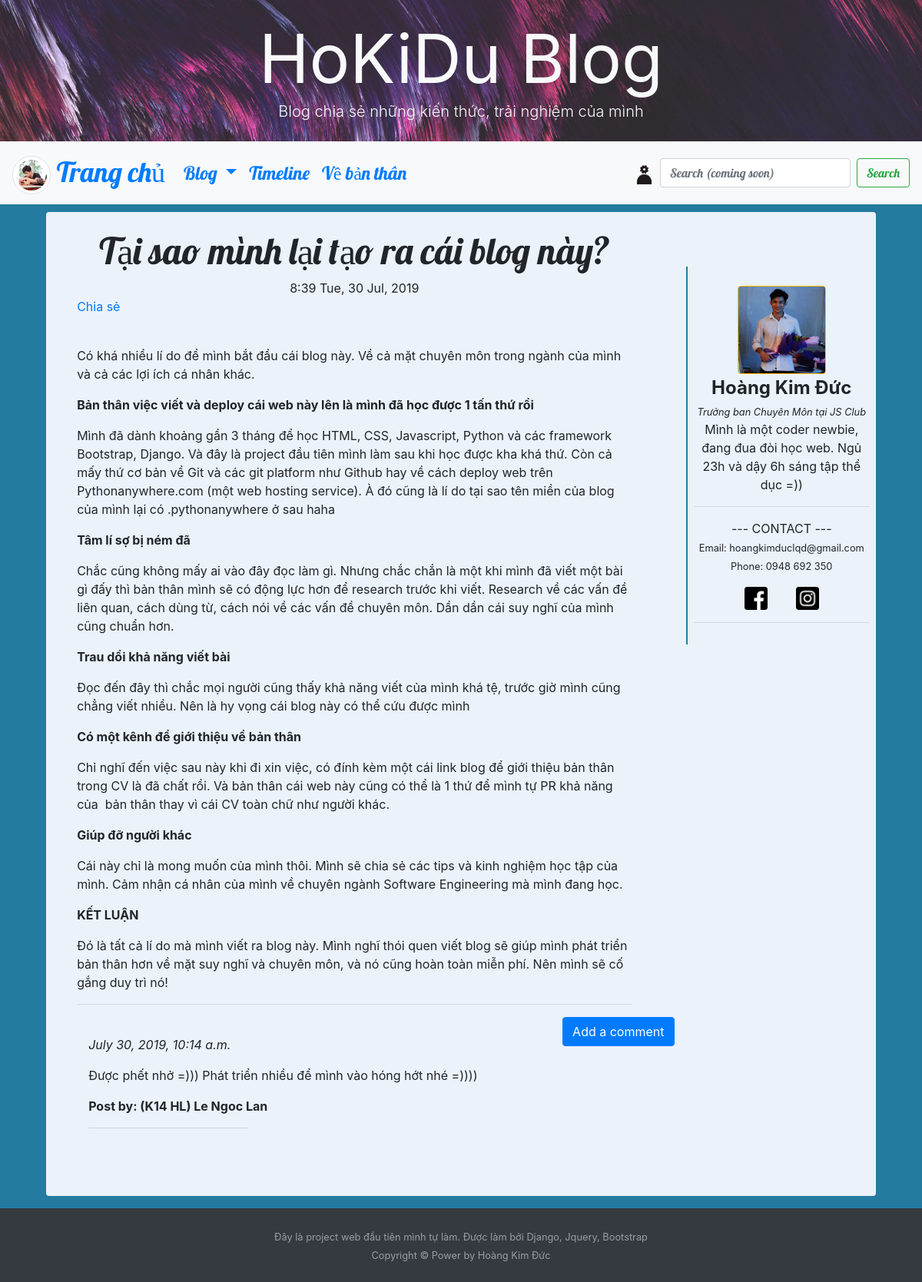
The page /post/8/ on the database its author committed.
### blog/models.py (models this page shows, shortened)
class Post(models.Model):
   author = models.ForeignKey('auth.User', on_delete=models.CASCADE)
   title = models.CharField(max_length=200)
   text = models.TextField()
   create_date = models.DateTimeField(default=timezone.now)
   published_date = models.DateTimeField(blank=True,null=True)
   tag = models.CharField(choices=tag_list, max_length=20, default='tag1')
   view = models.IntegerField()
   def increase_view(self):
      self.view = self.view + 1
      self.save()

class Comment(models.Model):
   post = models.ForeignKey(
      'blog.Post', related_name='comments', on_delete=models.CASCADE)
   author = models.CharField(max_length=200)
   text = models.TextField()
   create_date = models.DateTimeField(default=timezone.now)
   approved_comment = models.BooleanField(default=False)

### blog/views.py (the view)
class PostDetailView(DetailView):
   context_object_name = 'post_detail'
   model = Post
   def get_object(self):
      post = super().get_object()
      if not self.request.user.is_authenticated:
         post.increase_view()
      return post

### blog/views.py (called while the page is built)
   def get_context_data(self, **kwargs):
        ctx = super(DetailView, self).get_context_data(**kwargs)
        ctx['Notification'] = Notification.objects.order_by('-time')
        return ctx

### blog/templates/blog/post_detail.html (shortened to what this page needs)
   {% extends "blog/base.html" %}
   {% block content %}
   <h1 class="posttitle loader">{{post_detail.title}}</h1>
   {% if post_detail.published_date %}
      <div class="date postdate">
         {{ post_detail.published_date|date:"G:i D, d M, Y" }}
      </div>
   {% else %}
      <a href="{% url 'post_publish' pk=post_detail.pk  %}" class="btn btn-info">Publish</a>
   {% endif %}
   <div class="fb-share-button" data-href="https://developers.facebook.com/docs/plugins/" data-layout="button"
      data-size="large"><a target="_blank"
         href="https://www.facebook.com/sharer/sharer.php?u=https%3A%2F%2Fdevelopers.facebook.com%2Fdocs%2Fplugins%2F&amp;src=sdkpreparse"
         class="fb-xfbml-parse-ignore">Chia sẻ</a></div> <br>
   <p class="postcontent">{{post_detail.text|safe|linebreaksbr}}</p>
   <hr>
   <a class="btn btn-primary btn-comment" href="{% url 'add_comment_to_post' pk=post_detail.pk %}">Add a comment</a>
   <div class="container">
      {% for comment in post_detail.comments.all  %}
      <br>
         {% if user.is_authenticated or comment.approved_comment %}
         <em>{{ comment.create_date }}</em>
            <p>{{ comment.text|safe|linebreaksbr }}</p>
            <p><b>Post by: {{ comment.author }}</b></p>
            <div style="width: 30%"><hr></div>
         {% endif %}
      {% empty %}
         <p>No Comments</p>
      {% endfor %}
   </div>
   {% endblock content %}

### blog/static/css/blog.css (style rules this page uses)
body { background-color: #247BA0; }
.postdate { text-align: center; }
.posttitle { font-family: 'Lobster', cursive; font-size: 3em; text-align: center; }
.postcontent { font-family: 'Noto Sans', sans-serif; font-size: 2em; }
.btn-comment { position: absolute; right: 0px; }
.loader { filter: hue-rotate(0deg); color: linear-gradient(45deg, #0f8, #08f); animation: hue 10000ms infinite linear; }
html, body { height: 100%; }
body { display: flex; flex-direction: column; }

### rows shown on the page
Post: title "Tại sao mình lại tạo ra cái blog này?", published_date "8:39 Tue, 30 Jul, 2019", text "Có khá nhiều lí do để mình bắt đầu cái blog này. Về cả mặt chuyên môn trong ngành của mình và cả các lợi ích cá nhân khác. Bản thân việc viết và deploy cái web này lên là mình đã học được 1 tấn thứ rồi Mình đã dành khoảng gần 3 tháng để học HTML, CSS, Javascript, Python và các framework Bootstrap, Django. Và đây là project đầu tiên mình làm sau khi học được kha khá thứ. Còn cả mấy thứ cơ bản về Git và các git platform như Github hay về cách deploy web trên Pythonanywhere.com (một web hosting service). À đó cũng là lí do tại sao tên miền của blog của mình lại có .pythonanywhere ở sau haha Tâm lí sợ bị ném đã Chắc cũng không mấy ai vào đây đọc làm gì. Nhưng chắc chắn là một khi mình đã viết…"
Comment: create_date "July 30, 2019, 10:14 a.m.", text "Được phết nhở =))) Phát triển nhiều để mình vào hóng hớt nhé =))))", author "(K14 HL) Le Ngoc Lan"
